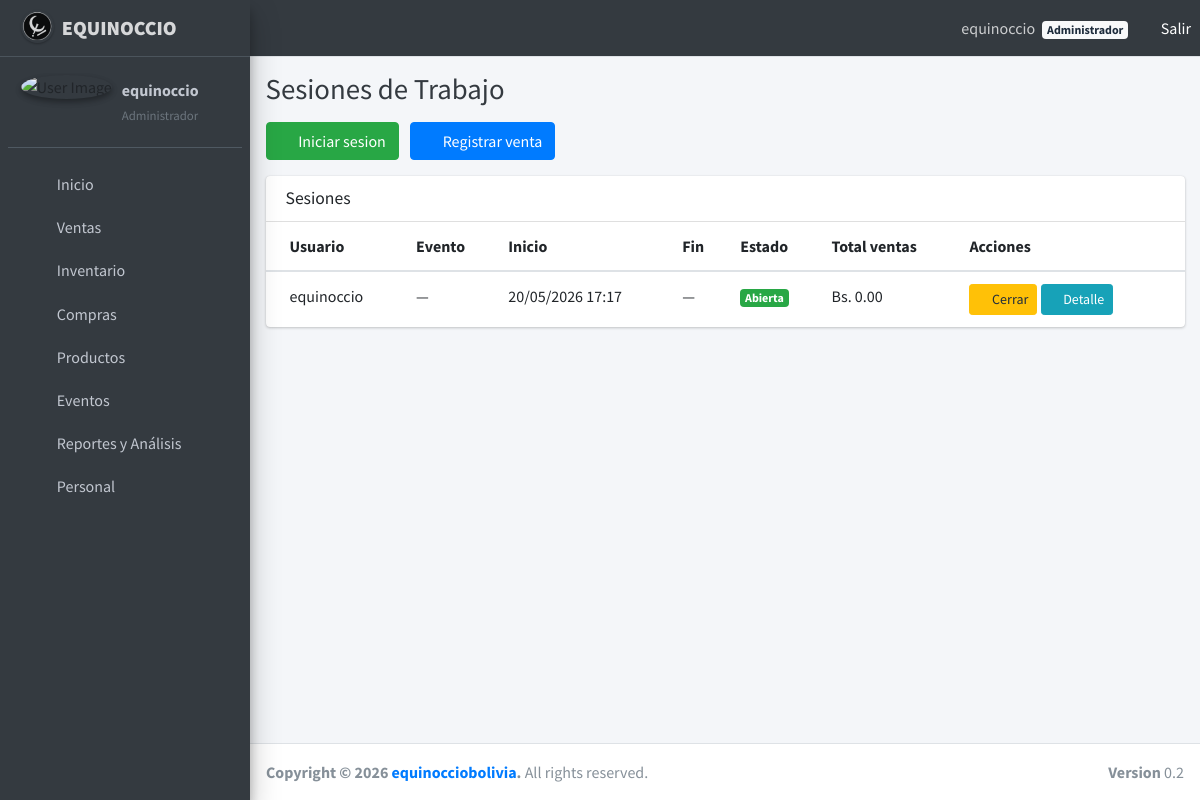
Page /ventas/sesiones/ (signed in) on the earlier database version.
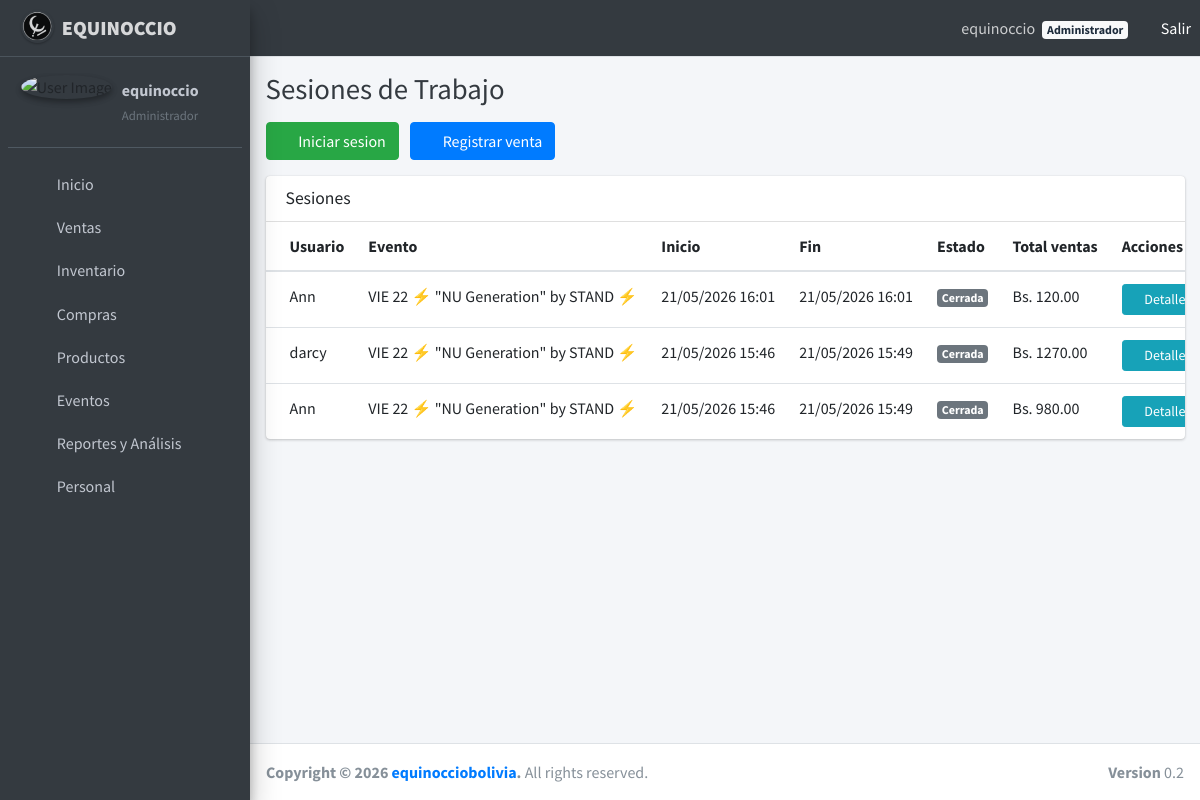
Same page on the later database version.
### ventas/models.py (models this page shows, shortened)
class SesionDeTrabajo(models.Model):
    ESTADO_CHOICES = [
        ('abierta', 'Abierta'),
        ('cerrada', 'Cerrada'),
    ]
    usuario_encargado = models.ForeignKey(
        Usuario,
        on_delete=models.CASCADE,
        related_name='sesiones_trabajo'
    )
    evento = models.ForeignKey(
        'eventos.Evento',
        on_delete=models.SET_NULL,
        null=True,
        blank=True,
        related_name='sesiones'
    )
    fecha_inicio = models.DateTimeField(auto_now_add=True)
    fecha_fin = models.DateTimeField(null=True, blank=True)
    estado = models.CharField(max_length=10, choices=ESTADO_CHOICES, default='abierta')
    total_ventas = models.DecimalField(max_digits=10, decimal_places=2, default=0)
    class Meta:
        verbose_name = "Sesion de Trabajo"
        verbose_name_plural = "Sesiones de Trabajo"
        ordering = ['-fecha_inicio']

### usuarios/models.py (models this page shows, shortened)
class Usuario(AbstractUser):
    ROL_CHOICES = [
        ('administrador', 'Administrador'),
        ('jefe_barra', 'Jefe de Barra'),
        ('bartender', 'Bartender'),
        ('mesero', 'Mesero'),
    ]
    CI = models.CharField(max_length=20, unique=True, blank=True, null=True)
    rol = models.CharField(
        max_length=50,
        choices=ROL_CHOICES,
        blank=True,
        null=True
    )
    groups = models.ManyToManyField(
        Group,
        related_name='usuarios_user_set',
        blank=True,
    )
    user_permissions = models.ManyToManyField(
        Permission,
        related_name='usuarios_user_set',
        blank=True,
    )
    USERNAME_FIELD = 'username'
    REQUIRED_FIELDS = []
    class Meta:
        verbose_name = 'Usuario'
        verbose_name_plural = 'Usuarios'
    def tiene_acceso_ventas(self):
        return self.rol in ['administrador', 'jefe_barra', 'bartender', 'mesero']
    def tiene_acceso_compras(self):
        return self.rol in ['administrador', 'jefe_barra']
    def tiene_acceso_inventarios(self):
        return self.rol in ['administrador', 'jefe_barra']
    def tiene_acceso_analizador(self):
        return self.rol in ['administrador', 'jefe_barra']
    def tiene_acceso_usuarios(self):
        return self.rol == 'administrador'

### eventos/models.py (models this page shows, shortened)
class Evento(models.Model):
    nombre = models.CharField(max_length=255)  # Nombre del evento
    flyer = models.ImageField(upload_to='flyers/', null=True, blank=True)  # Imagen promocional
    banda = models.CharField(max_length=150, null=True, blank=True)  # Artista o banda asociada
    fecha = models.DateTimeField()  # Fecha y hora del evento
    descripcion = models.TextField(null=True, blank=True)  # Descripción más detallada del evento
    cover = models.OneToOneField('eventos.Cover', on_delete=models.CASCADE, related_name='evento_cover', null=True, blank=True)  # Cover asociado
    class Meta:
        verbose_name = 'Evento'
        verbose_name_plural = 'Eventos'

### ventas/views.py (the view)
# urls.py: path('sesiones/', views.sesiones_activas, name='sesiones_activas'),
@login_required
def sesiones_activas(request):
    if request.user.tiene_acceso_compras():
        sesiones = SesionDeTrabajo.objects.all().order_by('-fecha_inicio')
    else:
        sesiones = SesionDeTrabajo.objects.filter(
            usuario_encargado=request.user
        ).order_by('-fecha_inicio')
    return render(request, 'ventas/sesiones_activas.html', {'sesiones': sesiones})

### ventas/templates/ventas/sesiones_activas.html
{% extends 'base.html' %}
{% block content %}
<div class="content-header">
    <div class="container-fluid">
        <h1 class="m-0 text-dark">Sesiones de Trabajo</h1>
    </div>
</div>
<section class="content">
    <div class="container-fluid">
        <div class="mb-3">
            <a href="{% url 'ventas:iniciar_sesion' %}" class="btn btn-success">
                <i class="fas fa-play mr-1"></i> Iniciar sesion
            </a>
            <a href="{% url 'ventas:registrar_venta' %}" class="btn btn-primary ml-2">
                <i class="fas fa-cash-register mr-1"></i> Registrar venta
            </a>
        </div>
        <div class="card">
            <div class="card-header">
                <h3 class="card-title">Sesiones</h3>
            </div>
            <div class="card-body table-responsive p-0">
                <table class="table table-hover text-nowrap">
                    <thead>
                        <tr>
                            <th>Usuario</th>
                            <th>Evento</th>
                            <th>Inicio</th>
                            <th>Fin</th>
                            <th>Estado</th>
                            <th>Total ventas</th>
                            <th>Acciones</th>
                        </tr>
                    </thead>
                    <tbody>
                        {% for sesion in sesiones %}
                        <tr>
                            <td>{{ sesion.usuario_encargado.username }}</td>
                            <td>{{ sesion.evento.nombre|default:"—" }}</td>
                            <td>{{ sesion.fecha_inicio|date:"d/m/Y H:i" }}</td>
                            <td>{{ sesion.fecha_fin|date:"d/m/Y H:i"|default:"—" }}</td>
                            <td>
                                <span class="badge {% if sesion.estado == 'abierta' %}badge-success{% else %}badge-secondary{% endif %}">
                                    {{ sesion.get_estado_display }}
                                </span>
                            </td>
                            <td>Bs. {{ sesion.total_ventas }}</td>
                            <td>
                                {% if sesion.estado == 'abierta' %}
                                <a href="{% url 'ventas:cerrar_sesion' sesion.id %}" class="btn btn-warning btn-sm">
                                    <i class="fas fa-stop"></i> Cerrar
                                </a>
                                {% endif %}
                                <a href="{% url 'ventas:detalle_sesion' sesion.id %}" class="btn btn-info btn-sm">
                                    <i class="fas fa-eye"></i> Detalle
                                </a>
                            </td>
                        </tr>
                        {% empty %}
                        <tr>
                            <td colspan="7" class="text-center text-muted">No hay sesiones registradas.</td>
                        </tr>
                        {% endfor %}
                    </tbody>
                </table>
            </div>
        </div>
    </div>
</section>
{% endblock %}

Differences in the rows shown:
removed SesionDeTrabajo: usuario_encargado.username "equinoccio", evento.nombre "—", fecha_inicio "20/05/2026 17:17", fecha_fin "—", estado "Abierta", total_ventas "0.00", shows "Cerrar"
added SesionDeTrabajo: usuario_encargado.username "Ann", evento.nombre "VIE 22 ⚡ \"NU Generation\" by STAND ⚡", fecha_inicio "21/05/2026 16:01", fecha_fin "21/05/2026 16:01", estado "Cerrada", total_ventas "120.00"
added SesionDeTrabajo: usuario_encargado.username "darcy", evento.nombre "VIE 22 ⚡ \"NU Generation\" by STAND ⚡", fecha_inicio "21/05/2026 15:46", fecha_fin "21/05/2026 15:49", estado "Cerrada", total_ventas "1270.00"
added SesionDeTrabajo: usuario_encargado.username "Ann", evento.nombre "VIE 22 ⚡ \"NU Generation\" by STAND ⚡", fecha_inicio "21/05/2026 15:46", fecha_fin "21/05/2026 15:49", estado "Cerrada", total_ventas "980.00"
